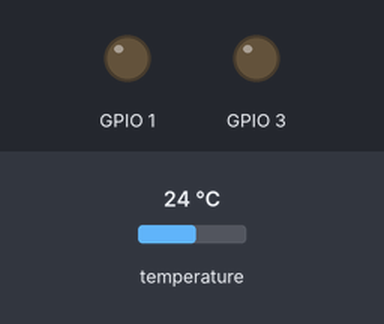
Bench run of a sketch on a simulated ESP8266 (NodeMCU). Shown: output pins drawn as LEDs (lit = HIGH). Inputs (shaded band) come from the test bench; at power-on: temperature 24 °C. WiFi joins after 1.5 s; servers stay silent unless stated; uploads are accepted with an empty reply. At 8.4 s the program puts the board to deep sleep or switches it off; the recording ends there.

Above: at 1.6 s.
At 3.9 s:
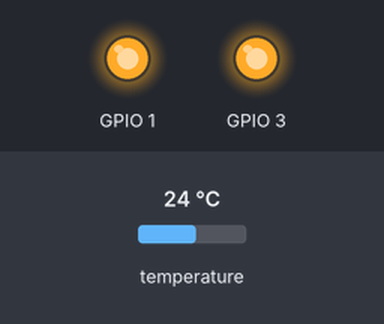
At 4.7 s:
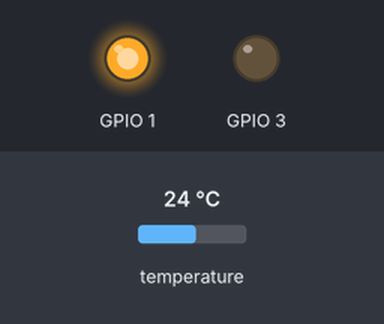
Timing chart, 0 to 8.4 s (numbered marks = the images above):
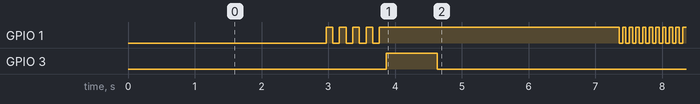

Measured:
- by itself, GPIO 1: goes 4 × (HIGH 0.10 s, LOW 0.10 s), HIGH 3.6 s, 9 × (LOW 0.05 s, HIGH 0.05 s), LOW 0.05 s, then HIGH
- by itself, GPIO 3: LOW → HIGH at 3.9 s, → LOW 0.76 s later

The sketch:

ESP_Tempsensor.ino
```cpp
#include <ESP8266WiFi.h>
#include <ESP8266WebServer.h>
#include <ESP8266mDNS.h>
#include <OneWire.h>
#include <DallasTemperature.h>

// Kommunikationsvariablen
String        ssid      = "";
String        password  = "";
char*         host      = "lateralus.dlinkddns.com";
const int     httpPort  = 80;
const String  restUrl   = "/rest";
String        devId     = "Balkon";
unsigned long intervallSec = 3600; //1500;

#define ONE_WIRE_BUS 2  // DS18B20 pin
OneWire oneWire(ONE_WIRE_BUS);
DallasTemperature DS18B20(&oneWire);

MDNSResponder mdns;
ESP8266WebServer server(80);

void wifiConnect() {
  char _ssid[ssid.length() + 1];
  char _password[password.length() + 1];
  ssid.toCharArray(_ssid, ssid.length() + 1);
  password.toCharArray(_password, password.length() + 1);
  WiFi.mode(WIFI_STA);
  WiFi.begin(_ssid, _password);
  while (WiFi.status() != WL_CONNECTED) {
    delay(500);
  }
  setupInput();
}

void setup(void) {
  wifiConnect();
}

void setupInput(void) {
  pinMode(1, OUTPUT);
  pinMode(3, OUTPUT);
  digitalWrite(1, LOW);
  digitalWrite(3, LOW);
}

void sendData(String key, String value) {
  WiFiClient client;
  if (!client.connect(host, httpPort)) {
    return;
  }

  String post = "{\"device_id\": \"";
  post += devId;
  post += "\", \"key\": \"";
  post += key;
  post += "\", \"value\": \"";
  post += value;
  post += "\"}";

  // This will send the request to the server
  client.print("POST " + restUrl + "/" + devId + " HTTP/1.1\r\n" +
               "Host: " + host + "\r\n" +
               "Connection: close\r\n"+
               "Content-Type: application/json;charset=utf-8\r\n"+
               "Content-Length: "+post.length()+"\r\n"+
               "\r\n"+
               post + "\r\n");
  delay(100);

  // Read all the lines of the reply from server
  while (client.available()) {
    String line = client.readStringUntil('\r');
  }
}

void loop(void) {
  float temp;
  sendData("awake", "1");
  for (int i =0; i < 5; i++) {
    digitalWrite(1, LOW);
    delay(100);
    digitalWrite(1, HIGH);
    delay(100);
  }

  do {
    digitalWrite(3, HIGH);
    DS18B20.requestTemperatures();
    temp = DS18B20.getTempCByIndex(0);
    server.handleClient();
  } while (temp == 85.0 || temp == (-127.0));
  digitalWrite(3, LOW);

  sendData("sensor_temp_degC", String(temp));
  sendData("awake", "0");

  for (int i =0; i < 10; i++) {
    digitalWrite(1, LOW);
    delay(50);
    digitalWrite(1, HIGH);
    delay(50);
  }

  ESP.deepSleep(intervallSec * 1000000, WAKE_RF_DEFAULT);
  delay(1000);
}
```
